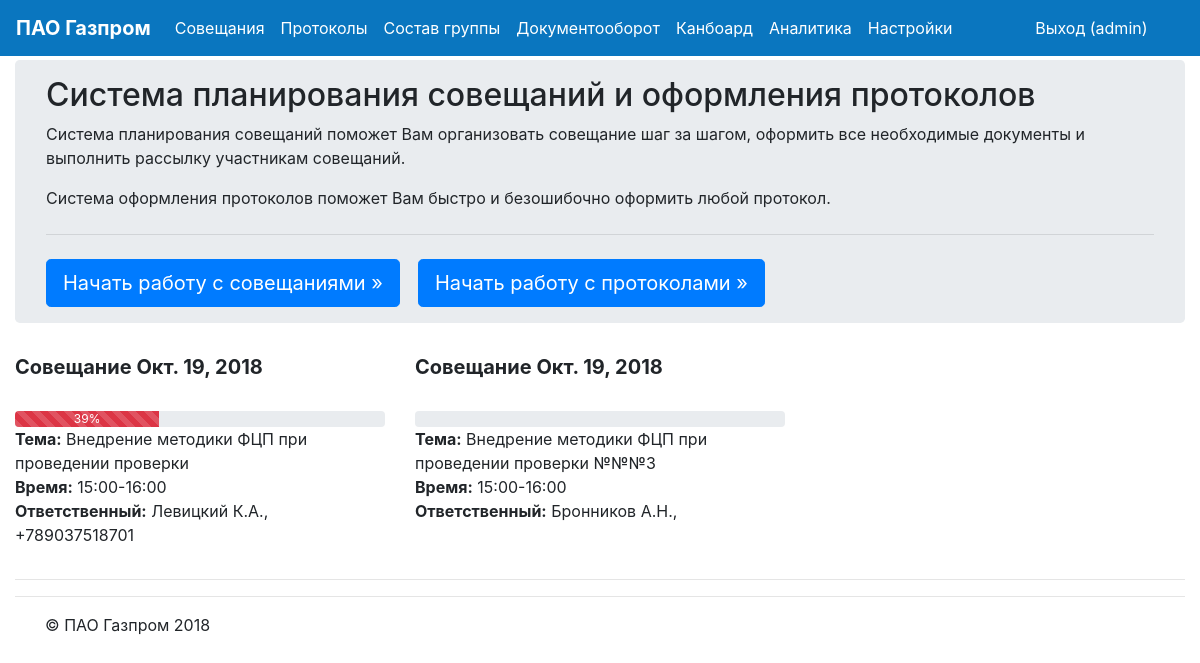
The app's page / (signed in) with its own data.
### meetings/models.py (models this page shows, shortened)
class Meeting(models.Model):
    meet_type = models.CharField(max_length=1, choices=MEETING_TYPE_CHOICES, default=mInternal)
    meet_subj = models.CharField(max_length=128, db_index=True)
    meet_date = models.DateField(null=False, default=timezone.now)
    meet_start = models.CharField(max_length=5,null=True)
    meet_end = models.CharField(max_length=5,null=True)
    meet_acc = models.CharField(max_length=64, db_index=True, blank=True)
    meet_tel = models.CharField(max_length=20, blank=True)
    meet_save = models.BooleanField(default=False)
    meet_confident = models.BooleanField(default=False)
    studios = models.ManyToManyField('Studio', through='StudioList')
    class Meta:
        verbose_name = 'Совещание'
        verbose_name_plural = 'Совещания'

### meetings/views.py (the view)
# urls.py: 2. Add a URL to urlpatterns:  path('', Home.as_view(), name='home')
@mb_login(url='login')
def Home(request):
    args={}
    args['meetings'] = Meeting.objects.filter(meet_date__gte=timezone.now()). \
                           annotate(complete=F('check__complete'),
                                    total=F('check__total'),
                                    progress=(F('check__complete') * 100 /F('check__total') )). \
                           order_by('meet_date', '-meet_start')[0:3]
    return render(request,'mb_home.html', args)

### mb_auth/views.py (called while the page is built)
def mb_login(function=None, redirect_field_name=REDIRECT_FIELD_NAME, url=None):
    actual_decorator = user_passes_test(
        lambda u: (u.is_authenticated if settings.MB_AUTH else True),
        login_url=reverse_lazy(url),
        redirect_field_name=redirect_field_name
    )
    if function:
        return actual_decorator(function)
    return actual_decorator

def mb_processor(request):
    args={}
    args['mb_auth']=settings.MB_AUTH
    return args

### templates/mb_home.html
{% extends "mb_main.html" %}
{% load i18n %}
{% block main-content %}
      <div class="jumbotron" style="padding: 1rem;">
        <div class="container">
          <h2 class="display-6">Система планирования совещаний и оформления протоколов</h2>
          <p>Система планирования совещаний поможет Вам организовать совещание шаг за шагом, оформить все необходимые документы и выполнить рассылку участникам совещаний.</p>
          <p>Система оформления протоколов поможет Вам быстро и безошибочно оформить любой протокол.</p>
          <hr class="my-4">
          <a class="btn btn-primary btn-lg" href="{% url 'meetings:table' %}" role="button">Начать работу с совещаниями &raquo;</a> &nbsp;&nbsp;
          <a class="btn btn-primary btn-lg" href="{% url 'protocols:table' %}" role="button">Начать работу с протоколами &raquo;</a>
        </div>
      </div>
{% endblock %}

### templates/mb_main.html (shortened to what this page needs)
{% load staticfiles %}
{% load cache %}
<!DOCTYPE html>
<html>
<head>
    <link rel="stylesheet" type="text/css" href="{% static "css/bootstrap.min.css" %}">
    <link rel="stylesheet" type="text/css" href="{% static "css/bootstrap-datepicker.min.css" %}">
    <link rel="stylesheet" type="text/css" href="{% static "css/bootstrap-timepicker.min.css" %}">
    <link rel="stylesheet" type="text/css"  href="{% static "css/jquery.dataTables.min.css" %}">
    <link rel="stylesheet" href="{% static "fonts/css/all.css" %}">
    <link rel="stylesheet" type="text/css"  href="{% static "appendGrid/jquery-ui.structure.min.css" %}">
    <link rel="stylesheet" type="text/css"  href="{% static "appendGrid/jquery-ui.theme.min.css" %}">
    <link rel="stylesheet" type="text/css"  href="{% static "appendGrid/jquery.appendGrid-1.7.1.min.css" %}">
</head>
<body style="padding-top:60px;">
    <div class="container-fluid">
    <div class="row">
    <div class="col-sm-12">
    <nav class="navbar navbar-expand-md navbar-dark fixed-top" style="background-color: #0a76bf;">
      <a class="navbar-brand" href="{% url 'home' %}"><b>ПАО Газпром</b></a>
      <div class="collapse navbar-collapse" id="navbarLeft">
        <ul class="navbar-nav mr-auto">
          <li class="nav-item active">
            <a class="nav-link" href="{% url 'meetings:table' %}">Совещания <span class="sr-only">(current)</span></a>
          </li>
          <li class="nav-item active">
            <a class="nav-link" href="{% url 'protocols:table' %}">Протоколы <span class="sr-only">(current)</span></a>
          </li>
          {% include "extmenu.html" %}
        </ul>
        <ul class="navbar-nav mr-left">
          {% if mb_auth %}
              <li class="nav-item active">
            {% if user.is_authenticated %}
                <a class="nav-link" href="{% url "logout" %}">Выход ({{ user.username }})</a>
            {% else %}
                <a class="nav-link" href="{% url "login" %}"><i class="fa fa-torsos"></i>Вход</a>
            {% endif %}
              </li>
          {% endif %}
          {% if user.is_superuser or user.is_staff %}
              <li class="nav-item active">
                <a class="nav-link" href="{% url 'admin:index' %}"><i class="fa fa-cogs"></i></a>
              </li>
          {% endif %}
         </ul>
      </div>
    </nav>
    {% block content %}
    <main role="main">
      {% block main-content %}{% endblock %}
        <div class="row">
          {%  for meeting in meetings %}
              {%  if forloop.counter <= 3 %}
                  <div class="col-md-4">
                    <h5><b>Совещание {{ meeting.meet_date }}</b></h5>
                    <a href="{% url 'meetings:membersdoc' meeting.id %}" target='_blank' data-toggle="tooltip" data-placement="top" title="Формировать список участников" onClick=""><i class="fa fa-users"></i></a>
                    <a href="{% url 'meetings:itemsdoc' meeting.id %}" target='_blank' data-toggle="tooltip" data-placement="top" title="Формировать повестку" onClick=""><i class="fa fa-list"></i></a>
                    <a href="{% url 'meetings:studiosdoc' meeting.id %}" target='_blank' data-toggle="tooltip" data-placement="top" title="Формировать заявку" onClick=""><i class="fa fa-file"></i></a>
                    <a href="{% url 'meetings:checksupd' meeting.id %}" data-toggle="tooltip" data-placement="top" title="Контроль");">
                      <div class="progress">
                          <div class="progress-bar progress-bar-striped {% if meeting.progress < 50 %}bg-danger{% elif meeting.progress < 80 %}bg-warning{% elif meeting.progress < 100 %}bg-info{% else %}bg-success{% endif %}" role="progressbar" style="width: {{ meeting.progress }}%" aria-valuenow="{{ meeting.complete }}" aria-valuemin="0" aria-valuemax="{{ meeting.total }}">{% if meeting.complete %}{{ meeting.progress }}%{% endif %}</div>
                      </div>
                    </a>
                    <p>
                        <b>Тема:</b> {{ meeting.meet_subj }}<br>
                        <b>Время:</b> {{ meeting.meet_start }}-{{ meeting.meet_end }}<br>
                        <b>Ответственный:</b> {{ meeting.meet_acc }}, {{ meeting.meet_tel }}<br>
                    </p>
                  </div>
              {% endif %}
          {% endfor %}
        </div>
        <hr>
    </main>
    {% endblock %}
    <hr class="my-3">
    <footer class="container">
      <p>&copy; ПАО Газпром 2018</p>
    </footer>
    </div>
</body>
</html>

### records on screen
Meeting: meet_date "Окт. 19, 2018", progress "39", meet_subj "Внедрение методики ФЦП при проведении проверки", meet_start "15:00", meet_end "16:00", meet_acc "Левицкий К.А.", meet_tel "+789037518701"
Meeting: meet_date "Окт. 19, 2018", meet_subj "Внедрение методики ФЦП при проведении проверки №№№3", meet_start "15:00", meet_end "16:00", meet_acc "Бронников А.Н."

### other values on screen
{{ user.username }} "admin"
